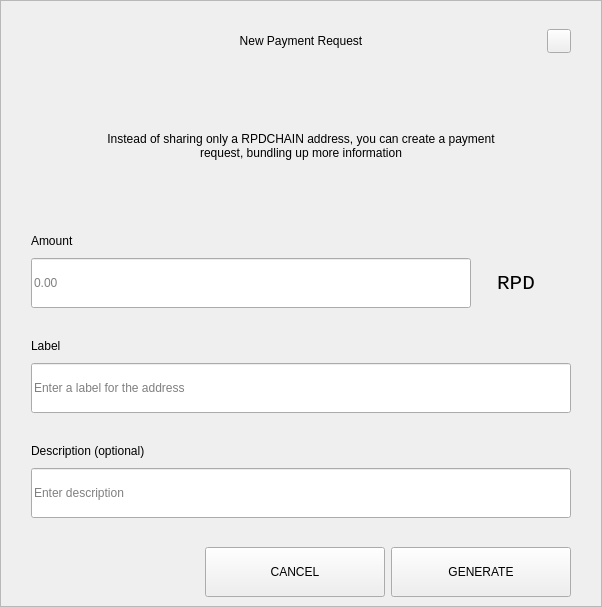
<?xml version="1.0" encoding="UTF-8"?>
<ui version="4.0">
 <class>RequestDialog</class>
 <widget class="QDialog" name="RequestDialog">
  <property name="geometry">
   <rect>
    <x>0</x>
    <y>0</y>
    <width>602</width>
    <height>607</height>
   </rect>
  </property>
  <property name="windowTitle">
   <string>Dialog</string>
  </property>
  <layout class="QVBoxLayout" name="verticalLayout_5">
   <property name="spacing">
    <number>0</number>
   </property>
   <property name="leftMargin">
    <number>0</number>
   </property>
   <property name="topMargin">
    <number>0</number>
   </property>
   <property name="rightMargin">
    <number>0</number>
   </property>
   <property name="bottomMargin">
    <number>0</number>
   </property>
   <item>
    <widget class="QFrame" name="frame">
     <property name="styleSheet">
      <string notr="true"/>
     </property>
     <property name="frameShape">
      <enum>QFrame::StyledPanel</enum>
     </property>
     <property name="frameShadow">
      <enum>QFrame::Raised</enum>
     </property>
     <layout class="QVBoxLayout" name="verticalLayout_4" stretch="1,0,0">
      <property name="spacing">
       <number>0</number>
      </property>
      <property name="leftMargin">
       <number>30</number>
      </property>
      <property name="topMargin">
       <number>20</number>
      </property>
      <property name="rightMargin">
       <number>30</number>
      </property>
      <property name="bottomMargin">
       <number>0</number>
      </property>
      <item>
       <layout class="QHBoxLayout" name="horizontalLayout_3">
        <property name="spacing">
         <number>0</number>
        </property>
        <item>
         <spacer name="horizontalSpacer_21">
          <property name="orientation">
           <enum>Qt::Horizontal</enum>
          </property>
          <property name="sizeHint" stdset="0">
           <size>
            <width>40</width>
            <height>20</height>
           </size>
          </property>
         </spacer>
        </item>
        <item>
         <widget class="QLabel" name="labelTitle">
          <property name="minimumSize">
           <size>
            <width>0</width>
            <height>40</height>
           </size>
          </property>
          <property name="maximumSize">
           <size>
            <width>16777215</width>
            <height>40</height>
           </size>
          </property>
          <property name="styleSheet">
           <string notr="true">padding-left:24px;</string>
          </property>
          <property name="text">
           <string>New Payment Request</string>
          </property>
          <property name="alignment">
           <set>Qt::AlignCenter</set>
          </property>
          <property name="margin">
           <number>7</number>
          </property>
         </widget>
        </item>
        <item>
         <spacer name="horizontalSpacer">
          <property name="orientation">
           <enum>Qt::Horizontal</enum>
          </property>
          <property name="sizeHint" stdset="0">
           <size>
            <width>40</width>
            <height>20</height>
           </size>
          </property>
         </spacer>
        </item>
        <item>
         <widget class="QPushButton" name="btnEsc">
          <property name="minimumSize">
           <size>
            <width>24</width>
            <height>24</height>
           </size>
          </property>
          <property name="maximumSize">
           <size>
            <width>24</width>
            <height>24</height>
           </size>
          </property>
          <property name="focusPolicy">
           <enum>Qt::NoFocus</enum>
          </property>
          <property name="text">
           <string/>
          </property>
         </widget>
        </item>
       </layout>
      </item>
      <item>
       <widget class="QStackedWidget" name="stack">
        <property name="minimumSize">
         <size>
          <width>540</width>
          <height>0</height>
         </size>
        </property>
        <property name="maximumSize">
         <size>
          <width>540</width>
          <height>16777215</height>
         </size>
        </property>
        <property name="currentIndex">
         <number>0</number>
        </property>
        <widget class="QWidget" name="page_1">
         <property name="minimumSize">
          <size>
           <width>540</width>
           <height>0</height>
          </size>
         </property>
         <property name="maximumSize">
          <size>
           <width>540</width>
           <height>16777215</height>
          </size>
         </property>
         <layout class="QVBoxLayout" name="layout1">
          <property name="spacing">
           <number>0</number>
          </property>
          <property name="leftMargin">
           <number>0</number>
          </property>
          <property name="topMargin">
           <number>0</number>
          </property>
          <property name="rightMargin">
           <number>0</number>
          </property>
          <property name="bottomMargin">
           <number>0</number>
          </property>
          <item>
           <spacer name="verticalSpacer_21">
            <property name="orientation">
             <enum>Qt::Vertical</enum>
            </property>
            <property name="sizeType">
             <enum>QSizePolicy::Fixed</enum>
            </property>
            <property name="sizeHint" stdset="0">
             <size>
              <width>20</width>
              <height>30</height>
             </size>
            </property>
           </spacer>
          </item>
          <item alignment="Qt::AlignHCenter">
           <widget class="QLabel" name="labelMessage">
            <property name="minimumSize">
             <size>
              <width>400</width>
              <height>50</height>
             </size>
            </property>
            <property name="text">
             <string>Instead of sharing only a RPDCHAIN address, you can create a payment request, bundling up more information</string>
            </property>
            <property name="alignment">
             <set>Qt::AlignCenter</set>
            </property>
            <property name="wordWrap">
             <bool>true</bool>
            </property>
           </widget>
          </item>
          <item alignment="Qt::AlignBottom">
           <widget class="QWidget" name="containerAmount" native="true">
            <layout class="QVBoxLayout" name="verticalLayout">
             <property name="spacing">
              <number>9</number>
             </property>
             <property name="leftMargin">
              <number>0</number>
             </property>
             <property name="topMargin">
              <number>0</number>
             </property>
             <property name="rightMargin">
              <number>0</number>
             </property>
             <property name="bottomMargin">
              <number>0</number>
             </property>
             <item>
              <widget class="QLabel" name="labelSubtitleAmount">
               <property name="minimumSize">
                <size>
                 <width>350</width>
                 <height>16</height>
                </size>
               </property>
               <property name="maximumSize">
                <size>
                 <width>16777215</width>
                 <height>16</height>
                </size>
               </property>
               <property name="text">
                <string>Amount</string>
               </property>
              </widget>
             </item>
             <item alignment="Qt::AlignTop">
              <widget class="QWidget" name="layoutAmount" native="true">
               <layout class="QHBoxLayout" name="horizontalLayout" stretch="2,0">
                <property name="spacing">
                 <number>0</number>
                </property>
                <property name="leftMargin">
                 <number>0</number>
                </property>
                <property name="topMargin">
                 <number>0</number>
                </property>
                <property name="rightMargin">
                 <number>0</number>
                </property>
                <property name="bottomMargin">
                 <number>0</number>
                </property>
                <item>
                 <widget class="QLineEdit" name="lineEditAmount">
                  <property name="minimumSize">
                   <size>
                    <width>0</width>
                    <height>50</height>
                   </size>
                  </property>
                  <property name="maximumSize">
                   <size>
                    <width>16777215</width>
                    <height>50</height>
                   </size>
                  </property>
                  <property name="placeholderText">
                   <string notr="true">0.00</string>
                  </property>
                 </widget>
                </item>
                <item>
                 <widget class="QWidget" name="comboContainer" native="true">
                  <property name="minimumSize">
                   <size>
                    <width>100</width>
                    <height>50</height>
                   </size>
                  </property>
                  <property name="maximumSize">
                   <size>
                    <width>16777215</width>
                    <height>50</height>
                   </size>
                  </property>
                  <layout class="QHBoxLayout" name="horizontalLayout_31">
                   <property name="spacing">
                    <number>0</number>
                   </property>
                   <property name="leftMargin">
                    <number>0</number>
                   </property>
                   <property name="topMargin">
                    <number>0</number>
                   </property>
                   <property name="rightMargin">
                    <number>10</number>
                   </property>
                   <property name="bottomMargin">
                    <number>0</number>
                   </property>
                   <item>
                       <widget class="QLabel" name="comboBoxCoin">
                           <property name="text">
                               <string>RPD</string>
                           </property>
                           <property name="alignment">
                               <set>Qt::AlignCenter</set>
                           </property>
                           <property name="font">
                               <font>
                                   <pointsize>16</pointsize>
                                   <family>monospace</family>
                               </font>
                           </property>
                       </widget>
                   </item>
                  </layout>
                 </widget>
                </item>
               </layout>
              </widget>
             </item>
            </layout>
           </widget>
          </item>
          <item>
           <spacer name="verticalSpacer_31">
            <property name="orientation">
             <enum>Qt::Vertical</enum>
            </property>
            <property name="sizeType">
             <enum>QSizePolicy::Fixed</enum>
            </property>
            <property name="sizeHint" stdset="0">
             <size>
              <width>20</width>
              <height>30</height>
             </size>
            </property>
           </spacer>
          </item>
          <item>
           <layout class="QVBoxLayout" name="verticalLayoutLabel">
            <property name="spacing">
             <number>9</number>
            </property>
            <item>
             <widget class="QLabel" name="labelSubtitleLabel">
              <property name="minimumSize">
               <size>
                <width>0</width>
                <height>16</height>
               </size>
              </property>
              <property name="maximumSize">
               <size>
                <width>16777215</width>
                <height>16</height>
               </size>
              </property>
              <property name="text">
               <string>Label</string>
              </property>
             </widget>
            </item>
            <item>
             <widget class="QLineEdit" name="lineEditLabel">
              <property name="minimumSize">
               <size>
                <width>0</width>
                <height>50</height>
               </size>
              </property>
              <property name="maximumSize">
               <size>
                <width>16777215</width>
                <height>50</height>
               </size>
              </property>
              <property name="placeholderText">
               <string>Enter a label for the address</string>
              </property>
             </widget>
            </item>
           </layout>
          </item>
          <item>
           <spacer name="verticalSpacer_34">
            <property name="orientation">
             <enum>Qt::Vertical</enum>
            </property>
            <property name="sizeType">
             <enum>QSizePolicy::Fixed</enum>
            </property>
            <property name="sizeHint" stdset="0">
             <size>
              <width>20</width>
              <height>30</height>
             </size>
            </property>
           </spacer>
          </item>
          <item>
           <layout class="QVBoxLayout" name="verticalLayoutDescription">
            <property name="spacing">
             <number>9</number>
            </property>
            <item>
             <widget class="QLabel" name="labelSubtitleDescription">
              <property name="minimumSize">
               <size>
                <width>0</width>
                <height>16</height>
               </size>
              </property>
              <property name="maximumSize">
               <size>
                <width>16777215</width>
                <height>16</height>
               </size>
              </property>
              <property name="text">
               <string>Description (optional)</string>
              </property>
             </widget>
            </item>
            <item>
             <widget class="QLineEdit" name="lineEditDescription">
              <property name="minimumSize">
               <size>
                <width>0</width>
                <height>50</height>
               </size>
              </property>
              <property name="maximumSize">
               <size>
                <width>16777215</width>
                <height>50</height>
               </size>
              </property>
              <property name="placeholderText">
               <string>Enter description</string>
              </property>
             </widget>
            </item>
            <item>
             <spacer name="verticalSpacer_4">
              <property name="orientation">
               <enum>Qt::Vertical</enum>
              </property>
              <property name="sizeType">
               <enum>QSizePolicy::Fixed</enum>
              </property>
              <property name="sizeHint" stdset="0">
               <size>
                <width>20</width>
                <height>20</height>
               </size>
              </property>
             </spacer>
            </item>
           </layout>
          </item>
         </layout>
        </widget>
        <widget class="QWidget" name="page_2">
         <layout class="QVBoxLayout" name="layout2">
          <item>
           <spacer name="verticalSpacer_5">
            <property name="orientation">
             <enum>Qt::Vertical</enum>
            </property>
            <property name="sizeType">
             <enum>QSizePolicy::Fixed</enum>
            </property>
            <property name="sizeHint" stdset="0">
             <size>
              <width>20</width>
              <height>50</height>
             </size>
            </property>
           </spacer>
          </item>
          <item alignment="Qt::AlignHCenter">
           <widget class="QLabel" name="labelQrImg">
            <property name="minimumSize">
             <size>
              <width>260</width>
              <height>260</height>
             </size>
            </property>
            <property name="maximumSize">
             <size>
              <width>260</width>
              <height>260</height>
             </size>
            </property>
            <property name="text">
             <string/>
            </property>
            <property name="alignment">
             <set>Qt::AlignCenter</set>
            </property>
           </widget>
          </item>
          <item>
           <spacer name="verticalSpacer_2">
            <property name="orientation">
             <enum>Qt::Vertical</enum>
            </property>
            <property name="sizeType">
             <enum>QSizePolicy::Fixed</enum>
            </property>
            <property name="sizeHint" stdset="0">
             <size>
              <width>20</width>
              <height>30</height>
             </size>
            </property>
           </spacer>
          </item>
          <item alignment="Qt::AlignHCenter">
           <widget class="QLabel" name="labelAddress">
            <property name="text">
             <string>R7VFR83SQbiezrW72hjcWJtcfip5krte2Z</string>
            </property>
           </widget>
          </item>
          <item>
           <spacer name="verticalSpacer_32">
            <property name="orientation">
             <enum>Qt::Vertical</enum>
            </property>
            <property name="sizeType">
             <enum>QSizePolicy::Expanding</enum>
            </property>
            <property name="sizeHint" stdset="0">
             <size>
              <width>20</width>
              <height>20</height>
             </size>
            </property>
           </spacer>
          </item>
          <item>
           <layout class="QHBoxLayout" name="horizontal">
            <property name="leftMargin">
             <number>20</number>
            </property>
            <property name="rightMargin">
             <number>20</number>
            </property>
            <property name="bottomMargin">
             <number>20</number>
            </property>
            <item>
             <spacer name="horizontalSpacer_4">
              <property name="orientation">
               <enum>Qt::Horizontal</enum>
              </property>
              <property name="sizeHint" stdset="0">
               <size>
                <width>40</width>
                <height>20</height>
               </size>
              </property>
             </spacer>
            </item>
            <item>
             <widget class="QPushButton" name="btnCopyAddress">
              <property name="minimumSize">
               <size>
                <width>180</width>
                <height>50</height>
               </size>
              </property>
              <property name="text">
               <string>COPY ADDRESS</string>
              </property>
             </widget>
            </item>
            <item>
             <widget class="QPushButton" name="btnCopyUrl">
              <property name="minimumSize">
               <size>
                <width>180</width>
                <height>50</height>
               </size>
              </property>
              <property name="text">
               <string>COPY URL</string>
              </property>
             </widget>
            </item>
            <item>
             <spacer name="horizontalSpacer_2">
              <property name="orientation">
               <enum>Qt::Horizontal</enum>
              </property>
              <property name="sizeHint" stdset="0">
               <size>
                <width>40</width>
                <height>20</height>
               </size>
              </property>
             </spacer>
            </item>
           </layout>
          </item>
         </layout>
        </widget>
       </widget>
      </item>
      <item>
       <widget class="QWidget" name="buttonsStack" native="true">
        <layout class="QHBoxLayout" name="horizontalLayout_5">
         <property name="leftMargin">
          <number>20</number>
         </property>
         <property name="rightMargin">
          <number>0</number>
         </property>
         <item>
          <spacer name="horizontalSpacer_41">
           <property name="orientation">
            <enum>Qt::Horizontal</enum>
           </property>
           <property name="sizeHint" stdset="0">
            <size>
             <width>40</width>
             <height>20</height>
            </size>
           </property>
          </spacer>
         </item>
         <item>
          <widget class="QPushButton" name="btnCancel">
           <property name="minimumSize">
            <size>
             <width>180</width>
             <height>50</height>
            </size>
           </property>
           <property name="focusPolicy">
            <enum>Qt::NoFocus</enum>
           </property>
           <property name="text">
            <string>CANCEL</string>
           </property>
          </widget>
         </item>
         <item>
          <widget class="QPushButton" name="btnSave">
           <property name="minimumSize">
            <size>
             <width>180</width>
             <height>50</height>
            </size>
           </property>
           <property name="focusPolicy">
            <enum>Qt::NoFocus</enum>
           </property>
           <property name="text">
            <string>GENERATE</string>
           </property>
          </widget>
         </item>
        </layout>
       </widget>
      </item>
     </layout>
    </widget>
   </item>
  </layout>
 </widget>
 <resources/>
 <connections/>
</ui>
